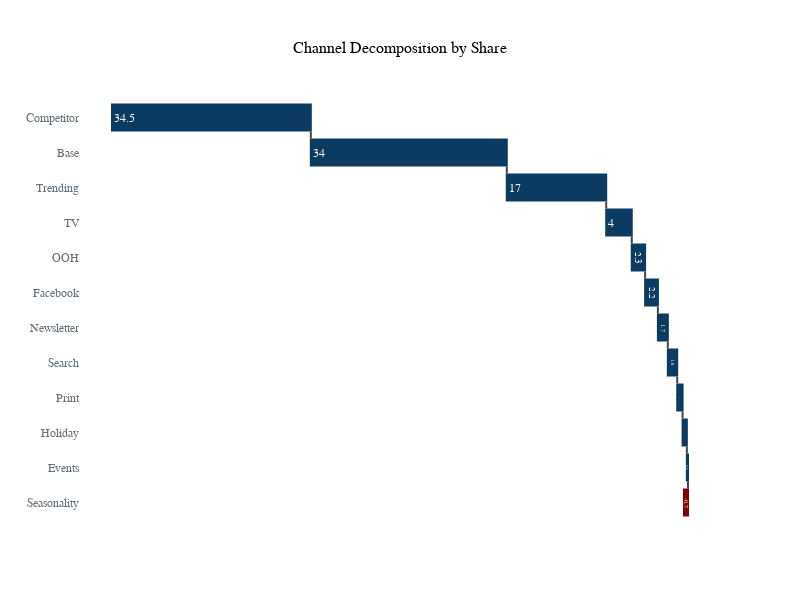

The notebook cell saved with this chart:
### Code cell
y = ["season", "events", "holiday", "print_S", "search_S",
     "newsletter", "facebook_S", "ooh_S", 'tv_S', 'trend',
     'intercept', 'competitor_Sales_B'],
x = [-.7, 0.5, 0.6, 0.9, 1.6, 1.7, 2.2, 2.3, 4, 17, 34, 34.5]

fig = go.Figure(go.Waterfall(
    name = "2018", orientation = "h",
    measure = ["relative", "relative", "relative", "relative", "relative",
               "relative", "relative", "relative", "relative", "relative",
               "relative", "relative", 'relative'],
    y = ["Seasonality", "Events", "Holiday", "Print", "Search",
         "Newsletter", "Facebook", "OOH", 'TV', 'Trending',
         'Base', 'Competitor'],

    x = [-.7, 0.2, 0.75, 0.95, 1.65, 1.75, 2.25, 2.35, 4.5, 17.5, 34.5, 35, 0],
    base = .7,
    text = x,
    textposition = "inside",
    decreasing = {"marker":{"color":"Maroon", "line":{"color":"#FD9051", "width":0}}},
    increasing = {"marker":{"color":"#0B3B60"}},
))

fig.update_layout(
                    title=dict(text="Channel Decomposition by Share",
                             x=0.5, y=0.93,
                             font_family="Raleway",
                             font_size=16,
                             font_color="black"),
                  height = 600,
                  width = 800,
                  plot_bgcolor = 'white',
                  paper_bgcolor='white',
                  waterfallgroupgap = 0.0,
                  font_family = 'Raleway',
                  font_color='rgb(99, 112, 122)',
                  xaxis={'visible': False, 'showticklabels': True})

fig.update_yaxes(showline=False, linewidth=2, linecolor='grey', gridcolor='grey')
fig.update_xaxes(showgrid=False)
fig.update_yaxes(showgrid=False,showline = False, linecolor = '#000')

fig['layout']['xaxis']['autorange'] = "reversed"
fig.show()

fig.write_image('Plots_Output/channel_Decomp.png')

### Figure 1 — Plotly figure (JSON) as saved in the notebook; plotly's stock layout.template omitted (floating-point values rounded to 4 significant figures)
{"data": [{"base": 0.7, "decreasing": {"marker": {"color": "Maroon", "line": {"color": "#FD9051", "width": 0}}}, "increasing": {"marker": {"color": "#0B3B60"}}, "measure": ["relative", "relative", "relative", "relative", "relative", "relative", "relative", "relative", "relative", "relative", "relative", "relative", "relative"], "name": "2018", "orientation": "h", "text": ["-0.7", "0.5", "0.6", "0.9", "1.6", "1.7", "2.2", "2.3", "4", "17", "34", "34.5"], "textposition": "inside", "x": [-0.7, 0.2, 0.75, 0.95, 1.65, 1.75, 2.25, 2.35, 4.5, 17.5, 34.5, 35, 0], "y": ["Seasonality", "Events", "Holiday", "Print", "Search", "Newsletter", "Facebook", "OOH", "TV", "Trending", "Base", "Competitor"], "type": "waterfall"}], "layout": {"title": {"font": {"family": "Raleway", "size": 16, "color": "black"}, "text": "Channel Decomposition by Share", "x": 0.5, "y": 0.93}, "font": {"family": "Raleway", "color": "rgb(99, 112, 122)"}, "xaxis": {"visible": false, "showticklabels": true, "showgrid": false, "autorange": "reversed"}, "height": 600, "width": 800, "plot_bgcolor": "white", "paper_bgcolor": "white", "waterfallgroupgap": 0.0, "yaxis": {"showline": false, "linewidth": 2, "linecolor": "#000", "gridcolor": "grey", "showgrid": false}}}
